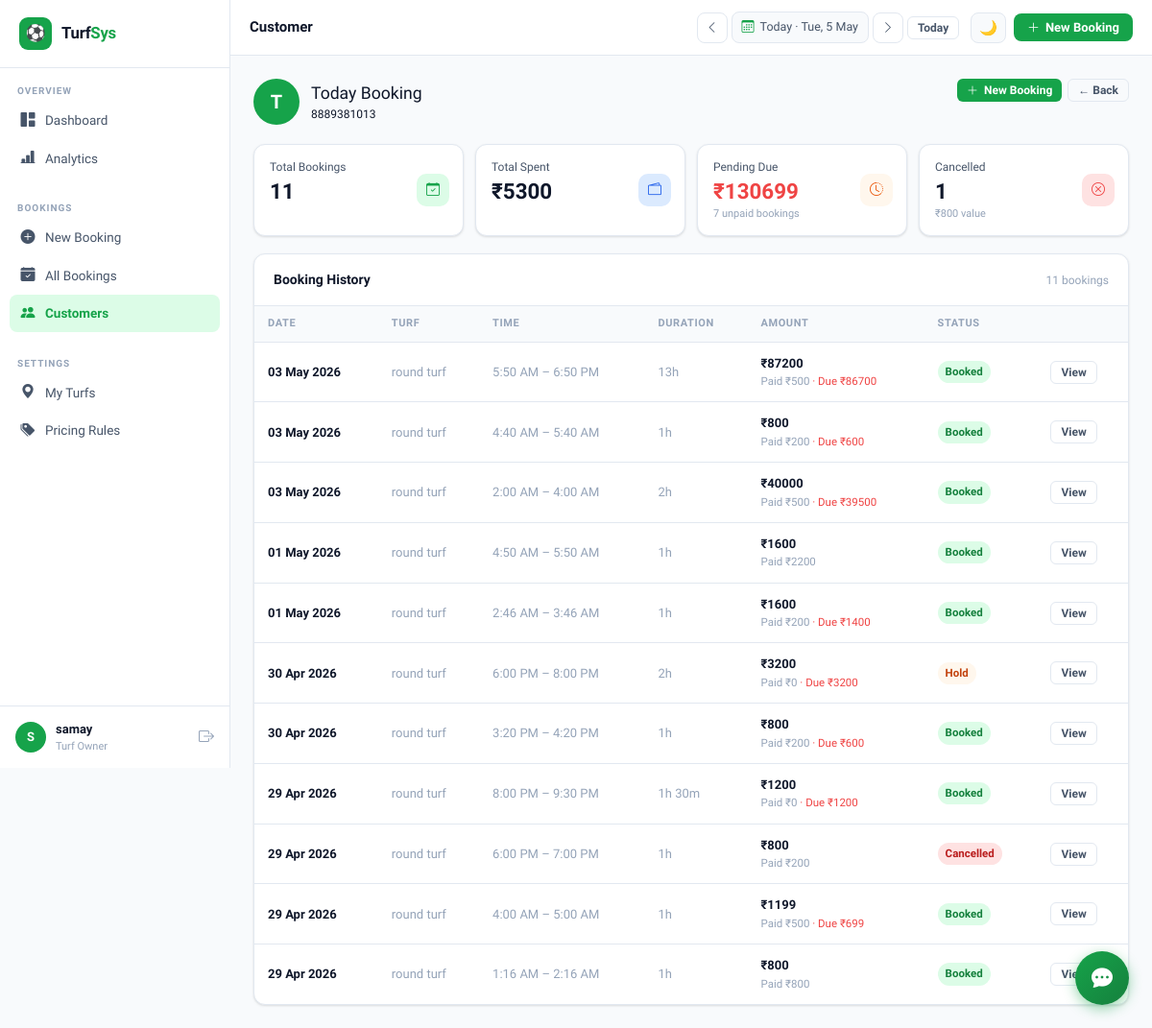
Screenshot of /customers/1/ (signed in) with the database file from the repository.
### bookings/models.py (models this page shows, shortened)
class Customer(models.Model):
    owner = models.ForeignKey(User, on_delete=models.CASCADE, related_name='customers')
    name = models.CharField(max_length=200)
    phone = models.CharField(max_length=20)
    email = models.EmailField(blank=True)
    address = models.TextField(blank=True)
    notes = models.TextField(blank=True)
    total_bookings = models.IntegerField(default=0)
    total_spent = models.DecimalField(max_digits=10, decimal_places=2, default=0)
    last_visit = models.DateField(null=True, blank=True)
    created_at = models.DateTimeField(auto_now_add=True)
    class Meta:
        ordering = ['-total_bookings', 'name']
        unique_together = ['owner', 'phone']

class Booking(models.Model):
    STATUS_CHOICES = [
        ('hold','Hold'),('booked','Booked'),
        ('completed','Completed'),('cancelled','Cancelled'),
    ]
    PAYMENT_STATUS_CHOICES = [
        ('pending','Pending'),('partial','Partial'),
        ('paid','Paid'),('refunded','Refunded'),
    ]
    owner = models.ForeignKey(User, on_delete=models.CASCADE, related_name='bookings')
    turf = models.ForeignKey(Turf, on_delete=models.CASCADE, related_name='bookings')
    customer = models.ForeignKey(Customer, on_delete=models.CASCADE, related_name='bookings')
    booking_date = models.DateField()
    start_time = models.TimeField()
    end_time = models.TimeField()
    total_amount = models.DecimalField(max_digits=10, decimal_places=2, default=0)
    paid_amount = models.DecimalField(max_digits=10, decimal_places=2, default=0)
    status = models.CharField(max_length=20, choices=STATUS_CHOICES, default='booked')
    payment_status = models.CharField(max_length=20, choices=PAYMENT_STATUS_CHOICES, default='pending')
    notes = models.TextField(blank=True)
    created_at = models.DateTimeField(auto_now_add=True)
    updated_at = models.DateTimeField(auto_now=True)
    @property
    def remaining_amount(self):
        return max(Decimal('0'), self.total_amount - self.paid_amount)
    @property
    def duration_minutes(self):
        from datetime import datetime, timedelta
        s = datetime.combine(self.booking_date, self.start_time)
        e = datetime.combine(self.booking_date, self.end_time)
        if e <= s:
            e += timedelta(days=1)  # crosses midnight (overnight booking)
        return max(0, int((e - s).total_seconds() / 60))
    @property
    def duration_display(self):
        mins = self.duration_minutes
        h, m = divmod(mins, 60)
        if m:
            return f"{h}h {m}m" if h else f"{m}m"
        return f"{h}h"
    @property
    def crosses_midnight(self):
        return self.end_time <= self.start_time
    class Meta:
        ordering = ['-booking_date', 'start_time']

class Turf(models.Model):
    owner = models.ForeignKey(User, on_delete=models.CASCADE, related_name='turfs')
    name = models.CharField(max_length=200)
    description = models.TextField(blank=True)
    location = models.CharField(max_length=300, blank=True)
    sport_type = models.CharField(max_length=100, default='Football')
    open_time = models.TimeField(default='06:00')
    close_time = models.TimeField(default='23:00')
    default_price_per_hour = models.DecimalField(max_digits=8, decimal_places=2, default=800)
    is_active = models.BooleanField(default=True)
    created_at = models.DateTimeField(auto_now_add=True)
    class Meta:
        ordering = ['name']

### bookings/views.py (the view)
# urls.py: path('customers/<int:pk>/', views.customer_detail, name='customer_detail'),
@login_required
def customer_detail(request, pk):
    customer = get_object_or_404(Customer, pk=pk, owner=request.user)
    user_filter = bool(request.GET.get('from') or request.GET.get('to'))
    all_bookings_qs = customer.bookings.select_related('turf')
    bookings_qs = all_bookings_qs
    date_from = date_to = None
    if user_filter:
        date_from, date_to = get_date_range(request)
        bookings_qs = bookings_qs.filter(
            booking_date__gte=date_from, booking_date__lte=date_to
        )
    bookings = bookings_qs.order_by('-booking_date', '-start_time')
    active_bks = bookings.filter(status__in=['booked', 'completed'])
    cancelled_bks = bookings.filter(status='cancelled')
    total_due = sum(b.remaining_amount for b in active_bks if b.remaining_amount > 0)
    due_bookings_count = active_bks.filter(payment_status__in=['pending', 'partial']).count()
    cancelled_count = cancelled_bks.count()
    cancelled_amount = sum(b.total_amount for b in cancelled_bks)
    completed_count = active_bks.filter(status='completed').count()
    return render(request, 'customers/detail.html', {
        'customer': customer,
        'bookings': bookings,
        'date_from': date_from, 'date_to': date_to,
        'user_filter': user_filter,
        'total_due': total_due,
        'due_bookings_count': due_bookings_count,
        'cancelled_count': cancelled_count,
        'cancelled_amount': cancelled_amount,
        'completed_count': completed_count,
        'total_in_view': bookings.count(),
    })

### templates/customers/detail.html (shortened to what this page needs)
{% extends 'base.html' %}
{% block page_title %}Customer{% endblock %}
{% block content %}
<div class="page-header">
  <div class="cd-header">
    <div class="cd-avatar">{{ customer.name|first|upper }}</div>
    <div class="cd-info">
      <div class="ph-title">{{ customer.name }}</div>
      <div class="ph-sub">{{ customer.phone }}{% if customer.email %} · {{ customer.email }}{% endif %}</div>
    </div>
  </div>
  <div class="cd-actions">
    <a href="{% url 'booking_create' %}?phone={{ customer.phone }}" class="btn btn-primary btn-sm"><i class="bi bi-plus-lg"></i> New Booking</a>
    <a href="{% url 'customer_list' %}" class="btn btn-ghost btn-sm">← Back</a>
  </div>
</div>
<div class="cd-stats">
  <div class="card stat-card cd-stat-card">
    <div class="stat-label">Total Bookings</div>
    <div class="stat-value">{{ customer.total_bookings }}</div>
    <div class="stat-icon si-green"><i class="bi bi-calendar-check"></i></div>
  </div>
  <div class="card stat-card cd-stat-card">
    <div class="stat-label">Total Spent</div>
    <div class="stat-value">₹{{ customer.total_spent|floatformat:0 }}</div>
    <div class="stat-icon si-blue"><i class="bi bi-wallet2"></i></div>
  </div>
  <div class="card stat-card cd-stat-card">
    <div class="stat-label">Pending Due</div>
    <div class="stat-value" style="color:{% if total_due > 0 %}var(--danger){% else %}var(--text){% endif %};">₹{{ total_due|floatformat:0 }}</div>
    <div class="stat-sub">{{ due_bookings_count }} unpaid {% if due_bookings_count == 1 %}booking{% else %}bookings{% endif %}</div>
    <div class="stat-icon si-orange"><i class="bi bi-clock-history"></i></div>
  </div>
  <div class="card stat-card cd-stat-card">
    <div class="stat-label">Cancelled</div>
    <div class="stat-value">{{ cancelled_count }}</div>
    <div class="stat-sub">₹{{ cancelled_amount|floatformat:0 }} value</div>
    <div class="stat-icon si-red"><i class="bi bi-x-circle"></i></div>
  </div>
</div>
<div class="card">
  <div class="card-header">
    <span class="card-title">Booking History</span>
    <span class="fs-12 text-muted">{{ total_in_view }} {% if total_in_view == 1 %}booking{% else %}bookings{% endif %}</span>
  </div>
  <div class="cd-table-wrap table-wrap">
    <table class="tp-table">
      <thead>
        <tr><th>Date</th><th>Turf</th><th>Time</th><th>Duration</th><th>Amount</th><th>Status</th><th></th></tr>
      </thead>
      <tbody>
        {% for b in bookings %}
        <tr>
          <td class="fw-600">{{ b.booking_date|date:"d M Y" }}{% if b.crosses_midnight %} <span style="font-size:10px; color:#c2410c; font-weight:700;">+1</span>{% endif %}</td>
          <td class="text-muted">{{ b.turf.name }}</td>
          <td class="text-muted">{{ b.start_time|time:"g:i A" }} – {{ b.end_time|time:"g:i A" }}</td>
          <td class="text-muted">{{ b.duration_display }}</td>
          <td>
            <div class="fw-600">₹{{ b.total_amount|floatformat:0 }}</div>
            <div class="td-sub">
              Paid ₹{{ b.paid_amount|floatformat:0 }}
              {% if b.remaining_amount > 0 and b.status != 'cancelled' %}
                <span class="text-danger">· Due ₹{{ b.remaining_amount|floatformat:0 }}</span>
              {% endif %}
            </div>
          </td>
          <td><span class="badge badge-{{ b.status }}">{{ b.get_status_display }}</span></td>
          <td><a href="{% url 'booking_detail' b.pk %}" class="btn btn-ghost btn-sm">View</a></td>
        </tr>
        {% empty %}
        <tr><td colspan="7"><div class="empty-state" style="padding:24px;">
          {% if user_filter %}No bookings in this period{% else %}No bookings yet{% endif %}
        </div></td></tr>
        {% endfor %}
      </tbody>
    </table>
  </div>
</div>
{% endblock %}

### templates/base.html (shortened to what this page needs)
<!DOCTYPE html>
<html lang="en" data-theme="light">
<head>
<link href="https://cdn.jsdelivr.net/npm/bootstrap-icons@1.11.3/font/bootstrap-icons.css" rel="stylesheet">
</head>
<body>
<aside class="sidebar" id="sidebar">
  <a href="{% url 'dashboard' %}" class="sidebar-logo">
    <div class="logo-icon">⚽</div>
    <span class="logo-name">Turf<span>Sys</span></span>
  </a>
  <nav>
    <div class="nav-group">
      <div class="nav-group-label">Overview</div>
      <a href="{% url 'dashboard' %}" class="nav-link {% if request.resolver_match.url_name == 'dashboard' %}active{% endif %}">
        <i class="bi bi-grid-1x2-fill"></i> Dashboard
      </a>
      <a href="{% url 'analytics' %}" class="nav-link {% if 'analytics' in request.resolver_match.url_name %}active{% endif %}">
        <i class="bi bi-bar-chart-line-fill"></i> Analytics
      </a>
    </div>
    <div class="nav-group">
      <div class="nav-group-label">Bookings</div>
      <a href="{% url 'booking_create' %}" class="nav-link {% if request.resolver_match.url_name == 'booking_create' %}active{% endif %}">
        <i class="bi bi-plus-circle-fill"></i> New Booking
      </a>
      <a href="{% url 'booking_list' %}" class="nav-link {% if request.resolver_match.url_name == 'booking_list' %}active{% endif %}">
        <i class="bi bi-calendar-check-fill"></i> All Bookings
      </a>
      <a href="{% url 'customer_list' %}" class="nav-link {% if 'customer' in request.resolver_match.url_name %}active{% endif %}">
        <i class="bi bi-people-fill"></i> Customers
      </a>
    </div>
    <div class="nav-group">
      <div class="nav-group-label">Settings</div>
      <a href="{% url 'turf_list' %}" class="nav-link {% if 'turf' in request.resolver_match.url_name %}active{% endif %}">
        <i class="bi bi-geo-alt-fill"></i> My Turfs
      </a>
      <a href="{% url 'pricing_list' %}" class="nav-link {% if 'pricing' in request.resolver_match.url_name %}active{% endif %}">
        <i class="bi bi-tags-fill"></i> Pricing Rules
      </a>
    </div>
  </nav>
  <div class="sidebar-user">
    <div class="user-avatar">{{ request.user.first_name|first|upper|default:request.user.username|first|upper }}</div>
    <div style="flex:1; min-width:0;">
      <div class="user-name">{{ request.user.get_full_name|default:request.user.username }}</div>
      <div class="user-role">Turf Owner</div>
    </div>
    <a href="{% url 'logout' %}" title="Logout" style="color:var(--text3); font-size:16px;"><i class="bi bi-box-arrow-right"></i></a>
  </div>
</aside>
<header class="topbar">
  <div class="topbar-left">
    <span class="page-title-top">{% block page_title %}Dashboard{% endblock %}</span>
  </div>
  <div class="hide-mobile" style="display:flex; align-items:center; gap:4px;">
    <button class="btn btn-ghost btn-icon" type="button" onclick="navDate(-1)" title="Previous day"><i class="bi bi-chevron-left"></i></button>
    <div class="date-range-bar" id="dateRangeBtn" style="margin:0;">
      <i class="bi bi-calendar3"></i>
      <span id="dateRangeLabel">Today</span>
    </div>
    <button class="btn btn-ghost btn-icon" type="button" onclick="navDate(1)" title="Next day"><i class="bi bi-chevron-right"></i></button>
    <button class="btn btn-ghost btn-sm" type="button" onclick="navToday()">Today</button>
  </div>
  <div class="topbar-actions">
    <button class="theme-toggle" onclick="toggleTheme()" title="Toggle theme" id="themeBtn">🌙</button>
    <a href="{% url 'booking_create' %}" class="btn btn-primary hide-mobile">
      <i class="bi bi-plus-lg"></i> New Booking
    </a>
  </div>
</header>
<div class="main-wrap">
  <div class="main-content">
    {% block content %}{% endblock %}
  </div>
</div>
<button class="chat-fab" id="chatFab" type="button" title="AI Assistant">
  <i class="bi bi-chat-dots-fill"></i>
</button>
</body>
</html>

### templates/customers/detail.html (style rules this page uses)
.cd-header { display: flex; align-items: center; gap: 12px; flex: 1 1 auto; min-width: 0; }
.cd-avatar { width: 48px; height: 48px; border-radius: 50%; background: var(--primary); display: flex; align-items: center; justify-content: center; font-weight: 800; font-size: 1.25rem; color: white; flex-shrink: 0; }
.cd-info { min-width: 0; flex: 1; overflow: hidden; }
.cd-info .ph-title { font-size: 1.1rem; white-space: nowrap; overflow: hidden; text-overflow: ellipsis; }
.cd-info .ph-sub { font-size: 12px; word-break: break-word; white-space: normal; }
.cd-actions { display: flex; gap: 6px; flex-wrap: wrap; flex-shrink: 0; }
.cd-stats { display: flex !important; flex-wrap: wrap; gap: 12px; margin-bottom: 18px; width: 100%; }
.cd-stat-card { flex: 1 1 calc(25% - 9px); min-width: 0; max-width: 100%; padding: 14px 16px; position: relative; overflow: hidden; box-sizing: border-box; }
.cd-stat-card .stat-label { font-size: 12px; margin-bottom: 4px; padding-right: 40px; }
.cd-stat-card .stat-value { font-size: 1.4rem; word-break: break-word; }
.cd-stat-card .stat-sub { font-size: 11px; margin-top: 3px; }
.cd-stat-card .stat-icon { width: 34px; height: 34px; font-size: 14px; right: 14px; top: 50%; transform: translateY(-50%); }
.cd-table-wrap { display: block; }

### rows the page displays
Customer: name|first "T", name "Today Booking", phone "8889381013", total_bookings "11", total_spent "5300"
Booking: booking_date "03 May 2026", turf.name "round turf", start_time "5:50 AM", end_time "6:50 PM", duration_display "13h", total_amount "87200", paid_amount "500", remaining_amount "86700", status "Booked"
Booking: booking_date "03 May 2026", turf.name "round turf", start_time "4:40 AM", end_time "5:40 AM", duration_display "1h", total_amount "800", paid_amount "200", remaining_amount "600", status "Booked"
Booking: booking_date "03 May 2026", turf.name "round turf", start_time "2:00 AM", end_time "4:00 AM", duration_display "2h", total_amount "40000", paid_amount "500", remaining_amount "39500", status "Booked"
Booking: booking_date "01 May 2026", turf.name "round turf", start_time "4:50 AM", end_time "5:50 AM", duration_display "1h", total_amount "1600", paid_amount "2200", status "Booked"
Booking: booking_date "01 May 2026", turf.name "round turf", start_time "2:46 AM", end_time "3:46 AM", duration_display "1h", total_amount "1600", paid_amount "200", remaining_amount "1400", status "Booked"
Booking: booking_date "30 Apr 2026", turf.name "round turf", start_time "6:00 PM", end_time "8:00 PM", duration_display "2h", total_amount "3200", paid_amount "0", remaining_amount "3200", status "Hold"
Booking: booking_date "30 Apr 2026", turf.name "round turf", start_time "3:20 PM", end_time "4:20 PM", duration_display "1h", total_amount "800", paid_amount "200", remaining_amount "600", status "Booked"
Booking: booking_date "29 Apr 2026", turf.name "round turf", start_time "8:00 PM", end_time "9:30 PM", duration_display "1h 30m", total_amount "1200", paid_amount "0", remaining_amount "1200", status "Booked"
Booking: booking_date "29 Apr 2026", turf.name "round turf", start_time "6:00 PM", end_time "7:00 PM", duration_display "1h", total_amount "800", paid_amount "200", status "Cancelled"
Booking: booking_date "29 Apr 2026", turf.name "round turf", start_time "4:00 AM", end_time "5:00 AM", duration_display "1h", total_amount "1199", paid_amount "500", remaining_amount "699", status "Booked"
Booking: booking_date "29 Apr 2026", turf.name "round turf", start_time "1:16 AM", end_time "2:16 AM", duration_display "1h", total_amount "800", paid_amount "800", status "Booked"

### other values shown
{{ request.user.get_full_name|default:request.user.username }} "samay"
{{ total_due|floatformat:0 }} "130699"
{{ due_bookings_count }} "7"
{{ cancelled_count }} "1"
{{ cancelled_amount|floatformat:0 }} "800"
{{ total_in_view }} "11"
